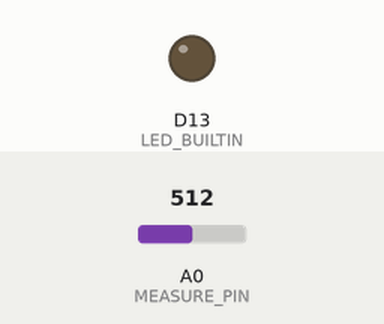
Recording of a sketch running on a simulated Arduino Zero (SAMD21). On the bench: output pins drawn as LEDs (lit = HIGH). Dashed ring = blinking. Inputs (shaded band) come from the test bench; at power-on: A0 (MEASURE_PIN) = 512 (analog values on the 0–1023 scale). What the sketch prints to the serial monitor is not drawn.

Above: at 0.0 s.
At 1.27 s:
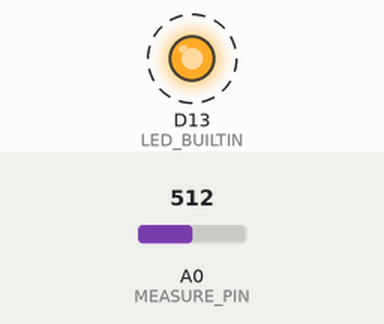
1.5 s: A0 (MEASURE_PIN) set to 716
4.5 s: A0 (MEASURE_PIN) set to 900
Timing chart, 0 to 13.5 s (numbered marks = the images above; inputs shaded):
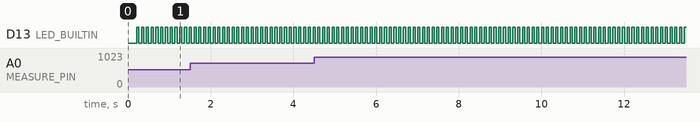

The sketch:

STM-Innovate-LC.ino
```cpp
// Nastavte pin, který bude použit pro měření napětí.
#define MEASURE_PIN A0


void setup() {
// Nastavte rychlost převodu ADC na 100 Hz.
  analogReadResolution(12);
 // Nastavte pin pro LED na výstup.
  pinMode(LED_BUILTIN, OUTPUT);

  // Nastavte pin pro měření na vstup.
  pinMode(MEASURE_PIN, INPUT);

  while(!Serial);
  Serial.begin(19200);
  delay(200);
}


void loop() {
   // read the input on analog pin 0:
  int sensorValue = analogRead(A0);
  // Convert the analog reading (which goes from 0 - 4027) to a voltage (0 - 5V):
  // 5V na převodníku = 4005
  float voltage = sensorValue * (5.0 / 4005.0);
  float lambda = 0.68 + (voltage * 0.68 /5);
  float inno_lambda = (lambda * 1000) - 500;
  uint16_t LAMBDA = (inno_lambda);

  uint16_t header = 0xB282;
  uint16_t afr_header = 0x4200;
  uint16_t AFR = 147;
  uint16_t hnumber = AFR;
  hnumber  <<= 1;
  hnumber = hnumber & 0xFF00;
  uint16_t lnumber = AFR & 0x007F;
  uint16_t ISP2_AFR = hnumber + lnumber + afr_header;

  hnumber = LAMBDA;
  hnumber  <<= 1;
  hnumber = hnumber & 0xFF00;
  lnumber = LAMBDA & 0x007F;
  uint16_t ISP2_LAMBDA = hnumber + lnumber;


  Serial.write((header >> 8) & 0xFF);
  Serial.write(header & 0xFF);
  delay(5);
  Serial.write((ISP2_AFR >> 8) & 0xFF);
  Serial.write(ISP2_AFR & 0xFF);
  delay(5);
  Serial.write((ISP2_LAMBDA >> 8) & 0xFF);
  Serial.write(ISP2_LAMBDA & 0xFF);
  delay(5);
  digitalWrite(LED_BUILTIN, HIGH);  // turn the LED on (HIGH is the voltage level)
  delay(50);                      // wait for a second
  digitalWrite(LED_BUILTIN, LOW);   // turn the LED off by making the voltage LOW
  delay(50);                      // wait for a second
} 
```

Measured:
- by itself, D13 (LED_BUILTIN): alternates HIGH for 0.05 s and LOW for 0.07 s
